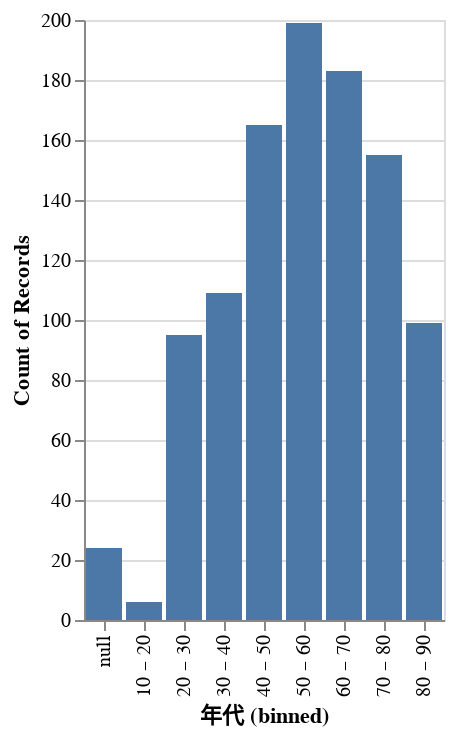

Write notebook code for a chart like this one.
### Code cell
alt.Chart(df).mark_bar().encode(
    alt.X("年代", bin=True),
    y='count()',
)

### Figure 1 — Vega-Lite specification as saved in the notebook (floating-point values rounded to 4 significant figures; data arrays with more than 128 entries replaced by an {"elided": "..."} marker saying what was removed)
{"config": {"view": {"continuousWidth": 400, "continuousHeight": 300}}, "data": {"name": "data-d0b4bdc3f7cbfb794bc832502f289a14"}, "mark": "bar", "encoding": {"x": {"type": "nominal", "bin": true, "field": "年代"}, "y": {"type": "quantitative", "aggregate": "count"}}, "$schema": "https://vega.github.io/schema/vega-lite/v4.0.2.json", "datasets": {"data-d0b4bdc3f7cbfb794bc832502f289a14": {"elided": "1035 records"}}}
